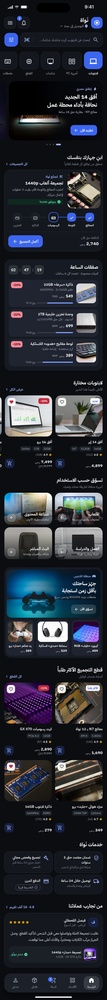
#> input picture computers/computers-A-home-dark.jpg, 107 x 1000 px, shrunk from 780 x 7294 before the run
$ python ext.py ../computers-A-home-dark.jpg ../computers-A-listing-light.jpg 1.0 5
#> lines starting #> are read from the running program, lines starting #| are printed output that depends on the picture
# ext.py src out factor [inset] : widen an image to the right by stretching a column near its right edge, soft seam (gives room for RTL text)
import sys
import numpy as np
from PIL import Image
src,out,fac=sys.argv[1],sys.argv[2],float(sys.argv[3]); ins=int(sys.argv[4]) if len(sys.argv)>4 else 30
a=np.asarray(Image.open(src).convert('RGB')).astype(np.float32); h,w,_=a.shape; W=int(w*fac)
#> after `h, w, _ = a.shape`: h = 1000; w = 107
#> after `W = int(w * fac)`: W = 107
col=a[:,w-ins-8:w-ins,:].mean(axis=1,keepdims=True)          # h x 1 x 3
#> col = 1000 rows, first 8: [11.62, 12.62, 16.62], [12.25, 13.25, 17.25], [11.62, 12.62, 16.62], [12, 13, 17], [12, 13, 17], [11.38, 12.38, 16.38], [11, 11.88, 15.88], [10.88, 11.75, 15.75]
can=np.repeat(col,W,axis=1)
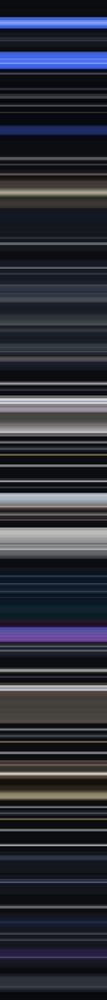
#> can: shape (1000, 107, 3) float32; mean of channels 0, 1, 2 46.6, 48.7, 58.5; drawn as R, G, B
blend=200; x0=w-ins-blend
#> after `x0 = w - ins - blend`: x0 = -98
t=np.clip((np.arange(W)-x0)/blend,0,1)[None,:,None]          # 0 -> keep image, 1 -> fill
#> t = 107 values from 0.49 to 1
img=np.zeros_like(can); img[:,:w-ins,:]=a[:,:w-ins,:]
res=img*(1-t)+can*t
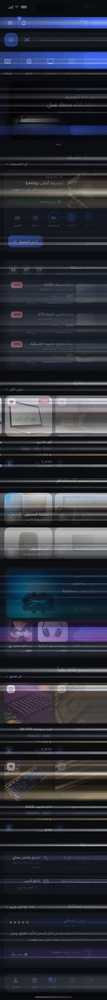
#> res: shape (1000, 107, 3) float64; mean R, G, B 44.9, 47.4, 56.9
Image.fromarray(res.clip(0,255).astype(np.uint8)).save(out,quality=90); print(W,h)
#| 107 1000

$ run again, on computers/computers-A-menu-dark.jpg
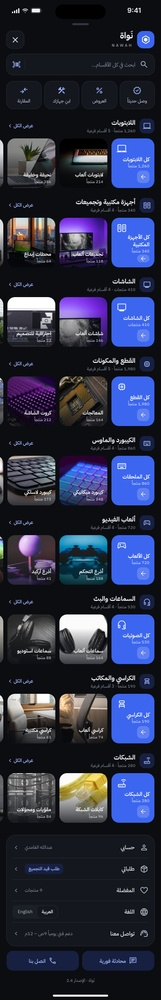
#> input picture computers/computers-A-menu-dark.jpg, 161 x 1000 px, shrunk from 780 x 4840 before the run
#> col = 1000 rows, first 8: [12, 13, 17], [12, 13, 17], [12, 13, 17], [12, 13, 17], [12, 13, 17], [12, 13, 17], [12, 13, 17], [12, 13, 17]
#> `can=np.repeat(col,W,axis=1)`:
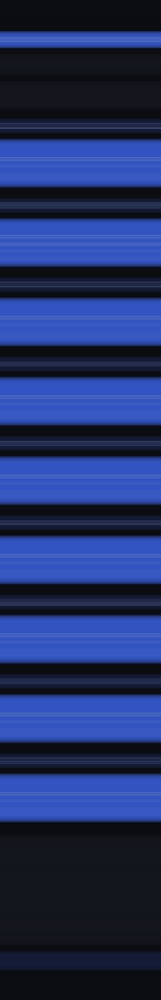
#> can: shape (1000, 161, 3) float32; mean of channels 0, 1, 2 33.3, 48.9, 100.6; drawn as R, G, B
#> `res=img*(1-t)+can*t`:
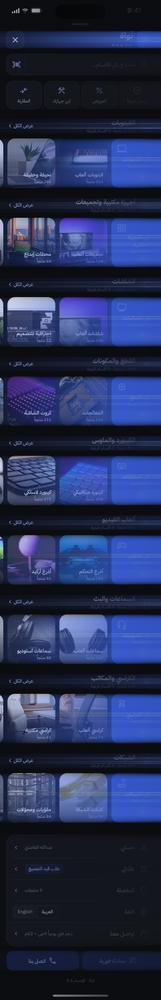
#> res: shape (1000, 161, 3) float64; mean R, G, B 37.3, 47.4, 84.3
#| 161 1000
